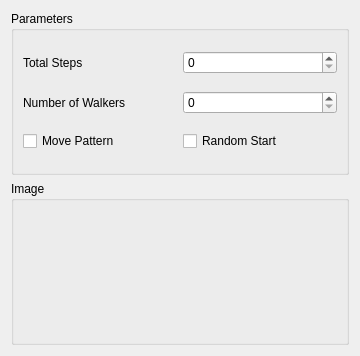
<?xml version="1.0" encoding="UTF-8"?>
<ui version="4.0">
 <class>UserLabGui::DlgRandomWalk</class>
 <widget class="QWidget" name="UserLabGui::DlgRandomWalk">
  <property name="geometry">
   <rect>
    <x>0</x>
    <y>0</y>
    <width>360</width>
    <height>356</height>
   </rect>
  </property>
  <property name="windowTitle">
   <string>Feature Parameters</string>
  </property>
  <property name="sizeGripEnabled" stdset="0">
   <bool>true</bool>
  </property>
  <layout class="QGridLayout" name="gridLayout">
   <item row="0" column="0">
    <widget class="QGroupBox" name="GroupBox5_3">
     <property name="title">
      <string>Parameters</string>
     </property>
     <layout class="QGridLayout" name="_3">
      <property name="leftMargin">
       <number>9</number>
      </property>
      <property name="topMargin">
       <number>9</number>
      </property>
      <property name="rightMargin">
       <number>9</number>
      </property>
      <property name="bottomMargin">
       <number>9</number>
      </property>
      <property name="spacing">
       <number>6</number>
      </property>
      <item row="1" column="0">
       <layout class="QHBoxLayout" name="horizontalLayout_6" stretch="0,0">
        <item>
         <widget class="QLabel" name="label_6">
          <property name="text">
           <string>Total Steps</string>
          </property>
         </widget>
        </item>
        <item>
         <widget class="QSpinBox" name="spinBox_TotalSteps" native="true">
          <property name="keyboardTracking" stdset="0">
           <bool>false</bool>
          </property>
         </widget>
        </item>
       </layout>
      </item>
      <item row="2" column="0">
       <layout class="QHBoxLayout" name="horizontalLayout_6" stretch="0,0">
        <item>
         <widget class="QLabel" name="label_6">
          <property name="text">
           <string>Number of Walkers</string>
          </property>
         </widget>
        </item>
        <item>
         <widget class="QSpinBox" name="spinBox_NumberOfWalker" native="true">
          <property name="keyboardTracking" stdset="0">
           <bool>false</bool>
          </property>
         </widget>
        </item>
       </layout>
      </item>
      <item row="3" column="0">
       <layout class="QHBoxLayout" name="horizontalLayout">
        <item>
         <widget class="QCheckBox" name="checkBox_MovePattern">
          <property name="text">
           <string>Move Pattern</string>
          </property>
         </widget>
        </item>
        <item>
         <widget class="QCheckBox" name="checkBox_RandomStart">
          <property name="text">
           <string>Random Start</string>
          </property>
         </widget>
        </item>
       </layout>
      </item>
     </layout>
    </widget>
   </item>
   <item row="1" column="0">
    <widget class="QGroupBox" name="GroupBox5_5">
     <property name="title">
      <string>Image</string>
     </property>
     <layout class="QGridLayout" name="_6">
      <property name="leftMargin">
       <number>9</number>
      </property>
      <property name="topMargin">
       <number>9</number>
      </property>
      <property name="rightMargin">
       <number>9</number>
      </property>
      <property name="bottomMargin">
       <number>9</number>
      </property>
      <property name="spacing">
       <number>6</number>
      </property>
      <item row="1" column="0">
       <layout class="QHBoxLayout" name="horizontalLayout_9" stretch="0">
        <item>
         <widget class="QLabel" name="label_Image">
          <property name="text">
           <string/>
          </property>
         </widget>
        </item>
       </layout>
      </item>
     </layout>
    </widget>
   </item>
  </layout>
 </widget>
 <customwidgets>
  <customwidget>
   <class>Gui::QuantitySpinBox</class>
   <extends>QWidget</extends>
   <header>Gui/QuantitySpinBox.h</header>
  </customwidget>
 </customwidgets>
 <resources/>
 <connections/>
</ui>
